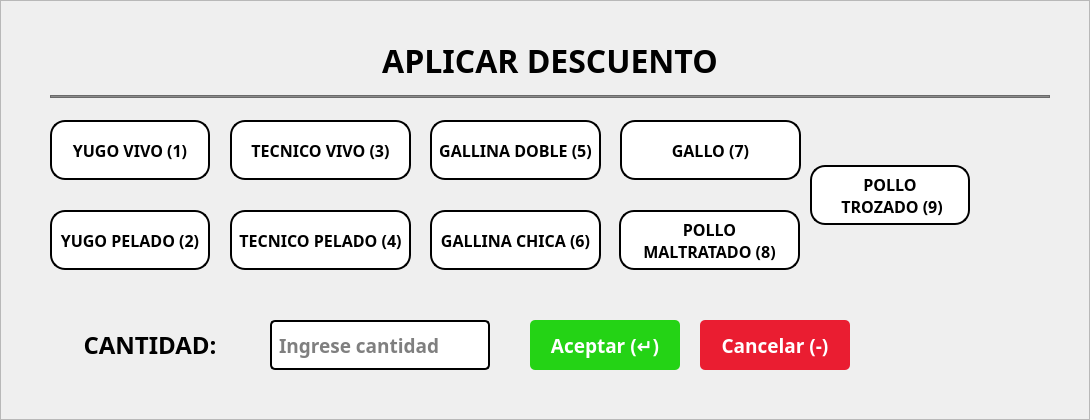
   <widget class="QFrame" name="frmAplicarDescuento">
    <property name="geometry">
     <rect>
      <x>415</x>
      <y>330</y>
      <width>1090</width>
      <height>420</height>
     </rect>
    </property>
    <property name="styleSheet">
     <string notr="true">#frmAplicarDescuento{background-color: rgb(255, 255, 255);
color: rgb(0, 0, 0);
border:none;
border-radius: 10px;
border: 2px solid #D9D9D9;}</string>
    </property>
    <property name="frameShape">
     <enum>QFrame::StyledPanel</enum>
    </property>
    <property name="frameShadow">
     <enum>QFrame::Raised</enum>
    </property>
    <widget class="QLabel" name="lblTextAplicarDescuento">
     <property name="geometry">
      <rect>
       <x>50</x>
       <y>35</y>
       <width>1000</width>
       <height>50</height>
      </rect>
     </property>
     <property name="font">
      <font>
       <family>Poppins</family>
       <pointsize>24</pointsize>
       <weight>75</weight>
       <bold>true</bold>
      </font>
     </property>
     <property name="text">
      <string>APLICAR DESCUENTO</string>
     </property>
     <property name="alignment">
      <set>Qt::AlignCenter</set>
     </property>
    </widget>
    <widget class="QLabel" name="btnDescGallinaDoble">
     <property name="geometry">
      <rect>
       <x>430</x>
       <y>120</y>
       <width>171</width>
       <height>60</height>
      </rect>
     </property>
     <property name="font">
      <font>
       <family>Poppins</family>
       <pointsize>12</pointsize>
       <weight>75</weight>
       <bold>true</bold>
      </font>
     </property>
     <property name="styleSheet">
      <string notr="true">background-color: rgb(255, 255, 255);
border-color: rgb(0, 0, 0);
border: 2px solid black;
  border-radius: 15px;</string>
     </property>
     <property name="text">
      <string>GALLINA DOBLE (5)</string>
     </property>
     <property name="alignment">
      <set>Qt::AlignCenter</set>
     </property>
    </widget>
    <widget class="QLabel" name="btnDescYugoVivo">
     <property name="geometry">
      <rect>
       <x>50</x>
       <y>120</y>
       <width>160</width>
       <height>60</height>
      </rect>
     </property>
     <property name="font">
      <font>
       <family>Poppins</family>
       <pointsize>12</pointsize>
       <weight>75</weight>
       <bold>true</bold>
      </font>
     </property>
     <property name="styleSheet">
      <string notr="true">background-color: rgb(255, 255, 255);
border-color: rgb(0, 0, 0);
border: 2px solid black;
  border-radius: 15px;</string>
     </property>
     <property name="text">
      <string>YUGO VIVO (1)</string>
     </property>
     <property name="alignment">
      <set>Qt::AlignCenter</set>
     </property>
    </widget>
    <widget class="QLabel" name="btnDescTecnicoVivo">
     <property name="geometry">
      <rect>
       <x>230</x>
       <y>120</y>
       <width>181</width>
       <height>60</height>
      </rect>
     </property>
     <property name="font">
      <font>
       <family>Poppins</family>
       <pointsize>12</pointsize>
       <weight>75</weight>
       <bold>true</bold>
      </font>
     </property>
     <property name="styleSheet">
      <string notr="true">background-color: rgb(255, 255, 255);
border-color: rgb(0, 0, 0);
border: 2px solid black;
  border-radius: 15px;</string>
     </property>
     <property name="text">
      <string>TECNICO VIVO (3)</string>
     </property>
     <property name="alignment">
      <set>Qt::AlignCenter</set>
     </property>
    </widget>
    <widget class="QLabel" name="lblCantidadDesc">
     <property name="geometry">
      <rect>
       <x>50</x>
       <y>320</y>
       <width>200</width>
       <height>50</height>
      </rect>
     </property>
     <property name="font">
      <font>
       <family>Poppins</family>
       <pointsize>18</pointsize>
       <weight>75</weight>
       <bold>true</bold>
      </font>
     </property>
     <property name="text">
      <string>CANTIDAD:</string>
     </property>
     <property name="alignment">
      <set>Qt::AlignCenter</set>
     </property>
    </widget>
    <widget class="QLabel" name="imgIconDesc">
     <property name="enabled">
      <bool>true</bool>
     </property>
     <property name="geometry">
      <rect>
       <x>1000</x>
       <y>165</y>
       <width>50</width>
       <height>50</height>
      </rect>
     </property>
     <property name="text">
      <string/>
     </property>
     <property name="scaledContents">
      <bool>true</bool>
     </property>
     <property name="wordWrap">
      <bool>true</bool>
     </property>
    </widget>
    <widget class="QLabel" name="btnDescGallo">
     <property name="geometry">
      <rect>
       <x>620</x>
       <y>120</y>
       <width>181</width>
       <height>60</height>
      </rect>
     </property>
     <property name="font">
      <font>
       <family>Poppins</family>
       <pointsize>12</pointsize>
       <weight>75</weight>
       <bold>true</bold>
      </font>
     </property>
     <property name="styleSheet">
      <string notr="true">background-color: rgb(255, 255, 255);
border-color: rgb(0, 0, 0);
border: 2px solid black;
  border-radius: 15px;</string>
     </property>
     <property name="text">
      <string>GALLO (7)</string>
     </property>
     <property name="alignment">
      <set>Qt::AlignCenter</set>
     </property>
    </widget>
    <widget class="QPushButton" name="btnAceptarFrmAplicarDescuento">
     <property name="geometry">
      <rect>
       <x>530</x>
       <y>320</y>
       <width>150</width>
       <height>50</height>
      </rect>
     </property>
     <property name="font">
      <font>
       <family>Poppins</family>
       <pointsize>14</pointsize>
       <weight>75</weight>
       <bold>true</bold>
      </font>
     </property>
     <property name="cursor">
      <cursorShape>PointingHandCursor</cursorShape>
     </property>
     <property name="styleSheet">
      <string notr="true">background-color: rgb(36, 211, 21);
color: rgb(255, 255, 255);
border:none;
border-radius: 5px;</string>
     </property>
     <property name="text">
      <string>Aceptar (↵)</string>
     </property>
     <property name="flat">
      <bool>false</bool>
     </property>
    </widget>
    <widget class="QPushButton" name="btnCancelarFrmAplicarDescuento">
     <property name="geometry">
      <rect>
       <x>700</x>
       <y>320</y>
       <width>150</width>
       <height>50</height>
      </rect>
     </property>
     <property name="font">
      <font>
       <family>Poppins</family>
       <pointsize>14</pointsize>
       <weight>75</weight>
       <bold>true</bold>
      </font>
     </property>
     <property name="cursor">
      <cursorShape>PointingHandCursor</cursorShape>
     </property>
     <property name="styleSheet">
      <string notr="true">background-color: rgb(234, 29, 49);
color: rgb(255, 255, 255);
border:none;
border-radius: 5px;</string>
     </property>
     <property name="text">
      <string>Cancelar (-)</string>
     </property>
    </widget>
    <widget class="QFrame" name="frame">
     <property name="geometry">
      <rect>
       <x>50</x>
       <y>95</y>
       <width>1000</width>
       <height>3</height>
      </rect>
     </property>
     <property name="styleSheet">
      <string notr="true">background-color: rgb(139, 139, 139);</string>
     </property>
     <property name="frameShape">
      <enum>QFrame::StyledPanel</enum>
     </property>
     <property name="frameShadow">
      <enum>QFrame::Raised</enum>
     </property>
    </widget>
    <widget class="QLineEdit" name="txtCantidadDescuento">
     <property name="geometry">
      <rect>
       <x>270</x>
       <y>320</y>
       <width>220</width>
       <height>50</height>
      </rect>
     </property>
     <property name="font">
      <font>
       <family>Poppins</family>
       <pointsize>14</pointsize>
       <weight>75</weight>
       <bold>true</bold>
      </font>
     </property>
     <property name="styleSheet">
      <string notr="true">background-color: rgb(255, 255, 255);
color: rgb(0, 0, 0);
border-radius: 5px;
border: 2px solid #000;
padding: 5px</string>
     </property>
     <property name="text">
      <string/>
     </property>
     <property name="placeholderText">
      <string>Ingrese cantidad</string>
     </property>
    </widget>
    <widget class="QLabel" name="btnDescPolloTrozado">
     <property name="geometry">
      <rect>
       <x>810</x>
       <y>165</y>
       <width>160</width>
       <height>60</height>
      </rect>
     </property>
     <property name="font">
      <font>
       <family>Poppins</family>
       <pointsize>12</pointsize>
       <weight>75</weight>
       <bold>true</bold>
      </font>
     </property>
     <property name="styleSheet">
      <string notr="true">background-color: rgb(255, 255, 255);
border-color: rgb(0, 0, 0);
border: 2px solid black;
  border-radius: 15px;</string>
     </property>
     <property name="text">
      <string>POLLO 
 TROZADO (9)</string>
     </property>
     <property name="alignment">
      <set>Qt::AlignCenter</set>
     </property>
    </widget>
    <widget class="QLabel" name="btnDescYugoPelado">
     <property name="geometry">
      <rect>
       <x>50</x>
       <y>210</y>
       <width>160</width>
       <height>60</height>
      </rect>
     </property>
     <property name="font">
      <font>
       <family>Poppins</family>
       <pointsize>12</pointsize>
       <weight>75</weight>
       <bold>true</bold>
      </font>
     </property>
     <property name="styleSheet">
      <string notr="true">background-color: rgb(255, 255, 255);
border-color: rgb(0, 0, 0);
border: 2px solid black;
  border-radius: 15px;</string>
     </property>
     <property name="text">
      <string>YUGO PELADO (2)</string>
     </property>
     <property name="alignment">
      <set>Qt::AlignCenter</set>
     </property>
    </widget>
    <widget class="QLabel" name="btnDescTecnicoPelado">
     <property name="geometry">
      <rect>
       <x>230</x>
       <y>210</y>
       <width>181</width>
       <height>60</height>
      </rect>
     </property>
     <property name="font">
      <font>
       <family>Poppins</family>
       <pointsize>12</pointsize>
       <weight>75</weight>
       <bold>true</bold>
      </font>
     </property>
     <property name="styleSheet">
      <string notr="true">background-color: rgb(255, 255, 255);
border-color: rgb(0, 0, 0);
border: 2px solid black;
  border-radius: 15px;</string>
     </property>
     <property name="text">
      <string>TECNICO PELADO (4)</string>
     </property>
     <property name="alignment">
      <set>Qt::AlignCenter</set>
     </property>
    </widget>
    <widget class="QLabel" name="btnDescGallinaChica">
     <property name="geometry">
      <rect>
       <x>430</x>
       <y>210</y>
       <width>171</width>
       <height>60</height>
      </rect>
     </property>
     <property name="font">
      <font>
       <family>Poppins</family>
       <pointsize>12</pointsize>
       <weight>75</weight>
       <bold>true</bold>
      </font>
     </property>
     <property name="styleSheet">
      <string notr="true">background-color: rgb(255, 255, 255);
border-color: rgb(0, 0, 0);
border: 2px solid black;
  border-radius: 15px;</string>
     </property>
     <property name="text">
      <string>GALLINA CHICA (6)</string>
     </property>
     <property name="alignment">
      <set>Qt::AlignCenter</set>
     </property>
    </widget>
    <widget class="QLabel" name="btnDescPolloMaltratado">
     <property name="geometry">
      <rect>
       <x>619</x>
       <y>210</y>
       <width>181</width>
       <height>60</height>
      </rect>
     </property>
     <property name="font">
      <font>
       <family>Poppins</family>
       <pointsize>12</pointsize>
       <weight>75</weight>
       <bold>true</bold>
      </font>
     </property>
     <property name="styleSheet">
      <string notr="true">background-color: rgb(255, 255, 255);
border-color: rgb(0, 0, 0);
border: 2px solid black;
  border-radius: 15px;</string>
     </property>
     <property name="text">
      <string>POLLO 
MALTRATADO (8)</string>
     </property>
     <property name="alignment">
      <set>Qt::AlignCenter</set>
     </property>
    </widget>
    <zorder>lblTextAplicarDescuento</zorder>
    <zorder>btnDescGallinaDoble</zorder>
    <zorder>btnDescYugoVivo</zorder>
    <zorder>btnDescTecnicoVivo</zorder>
    <zorder>lblCantidadDesc</zorder>
    <zorder>btnDescGallo</zorder>
    <zorder>imgIconDesc</zorder>
    <zorder>btnAceptarFrmAplicarDescuento</zorder>
    <zorder>btnCancelarFrmAplicarDescuento</zorder>
    <zorder>frame</zorder>
    <zorder>txtCantidadDescuento</zorder>
    <zorder>btnDescPolloTrozado</zorder>
    <zorder>btnDescYugoPelado</zorder>
    <zorder>btnDescTecnicoPelado</zorder>
    <zorder>btnDescGallinaChica</zorder>
    <zorder>btnDescPolloMaltratado</zorder>
   </widget>
